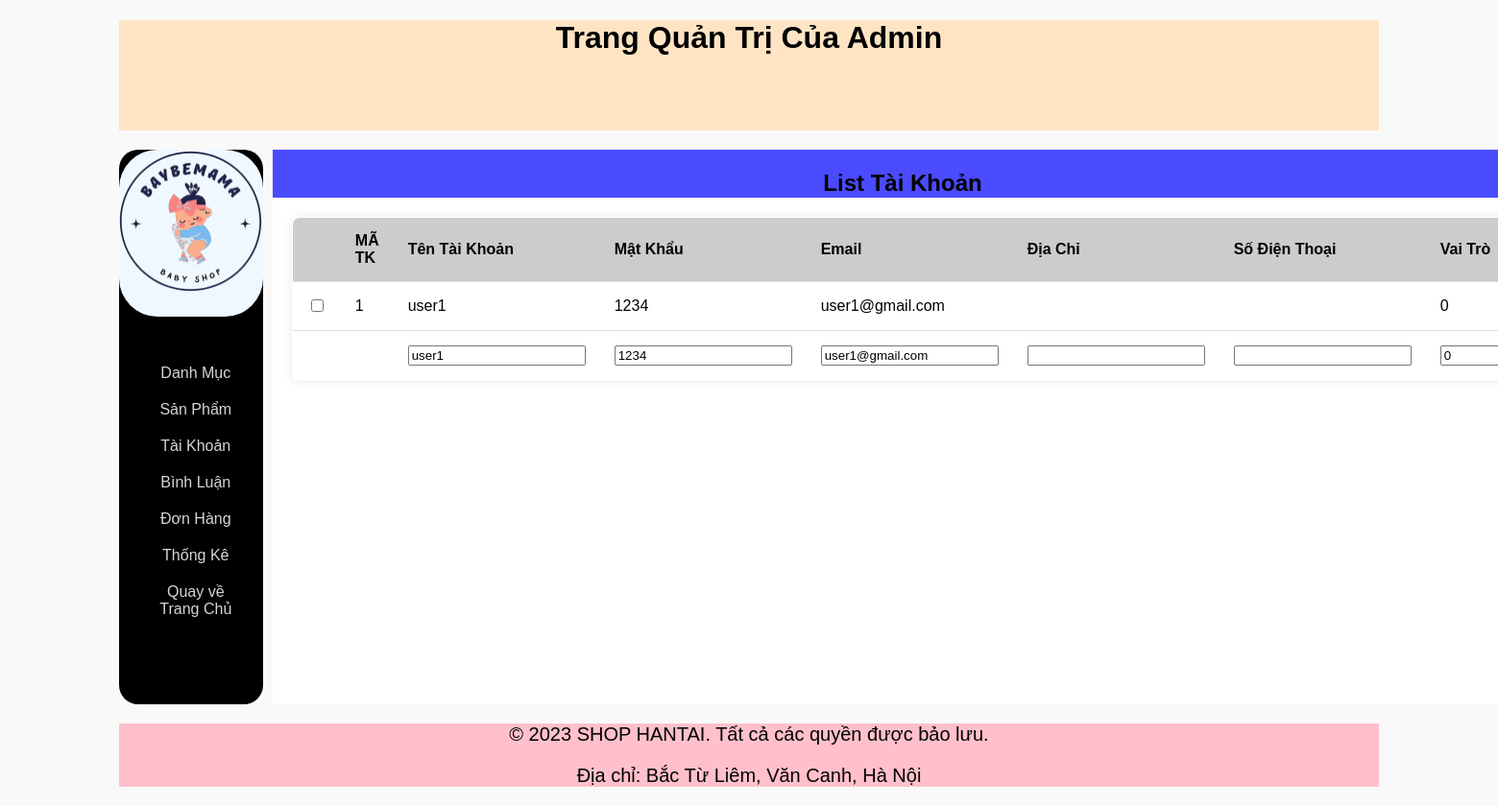
Page /admin/index.php?act=suatk&id=1 on the committed database.
### tables this page shows
CREATE TABLE `taikhoan` (
  `id` int(10) NOT NULL,
  `user` varchar(50) NOT NULL,
  `pass` varchar(50) NOT NULL,
  `email` varchar(255) NOT NULL,
  `address` varchar(255) DEFAULT NULL,
  `tel` varchar(20) DEFAULT NULL,
  `role` tinyint(4) NOT NULL DEFAULT 0
);

### model/pdo.php (called while the page is built, shortened)
<?php
function pdo_get_connection(){
    $dburl = "mysql:host=localhost;dbname=da1;charset=utf8";
    $username = 'root';
    $password = '';
    $conn = new PDO($dburl, $username, $password);
    $conn->setAttribute(PDO::ATTR_ERRMODE, PDO::ERRMODE_EXCEPTION);
    return $conn;
}
function pdo_query_one($sql){
    $sql_args = array_slice(func_get_args(), 1);
    try{
        $conn = pdo_get_connection();
        $stmt = $conn->prepare($sql);
        $stmt->execute($sql_args);
        $row = $stmt->fetch(PDO::FETCH_ASSOC);
        return $row;
    }
    catch(PDOException $e){
        throw $e;
    }
    finally{
        unset($conn);
    }
}

### model/taikhoan.php (called while the page is built, shortened)
<?php
function loadone_taikhoan($id)
{
    $sql="select * from taikhoan where id='".$id."'";
    $tk=pdo_query_one($sql);
    return $tk;
}

### admin/taikhoan/edit.php (the view, shortened to what this page needs)
<div class="row box">
    <div class="boxtrai">
        <div class="loai logoam tren">
            <img src="../image/logo-removebg-preview.png" width="150px" height="150px" alt="">
        </div>
        <div class="loai hieuung">
        <ul>
                <li><a href="?act=adddm">Danh Mục</a></li>
                <li><a href="?act=addsp">Sản Phẩm</a></li>
                <li><a href="?act=taikhoan">Tài Khoản</a></li>
                <li><a href="?act=dsbl">Bình Luận</a></li>
                <li><a href="?act=donhang">Đơn Hàng</a></li>
                <li><a href="index.php?act=thongke">Thống Kê</a></li>
                <li><a href="../index.php">Quay về Trang Chủ</a></li>
            </ul>
        </div>
    </div>
    <div class="boxphai">
        <div class="tieudeb">
            <h2>List Tài Khoản</h2>
        </div>
        <div class="bangl">
            <form action="?act=updatetk"  method="post">
            <table>
                <tr>
                    <th></th>
                    <th>MÃ TK</th>
                    <th>Tên Tài Khoản</th>
                    <th>Mật Khẩu</th>
                    <th>Email</th>
                    <th>Địa Chỉ</th>
                    <th>Số Điện Thoại</th>
                    <th>Vai Trò</th>
                </tr>
                <?php
                            extract($tk);
                            echo '<tr>
                            <td><input type="checkbox" name="" id=""></td>
                            <td>'.$id.'</td>
                            <td>'.$user.'</td>
                            <td>'.$pass.'</td>
                            <td>'.$email.'</td>
                            <td>'.$address.'</td>
                            <td>'.$tel.'</td>
                            <td>'.$role.'</td>
                        </tr>';
                    ?>
                    <tr>
                        <td></td>
                        <td><input type="hidden" name="id" value='<?=$id?>'></td>
                        <td><input type="text" name="user" value='<?=$user?>'></td>
                        <td><input type="text" name="pass" value='<?=$pass?>'></td>
                        <td><input type="text" name="email" value='<?=$email?>'></td>
                        <td><input type="text" name="address" value='<?=$address?>'></td>
                        <td><input type="text" name="tel" value='<?=$tel?>'></td>
                        <td><input type="text" name="role" value='<?=$role?>'></td>
                    </tr>
            </table>
        </div>
    </div>
</div>

### layout/css.css (style rules this page uses)
* { box-sizing: border-box; }
body { font-family: Arial, Helvetica, sans-serif; background-color: rgb(249, 249, 249); }
.row { width: 100%; }
.box { width: 100%; }
.boxtrai { width: 20%; border-radius: 20px 20px; background-color:black; display: block; }
.loai { text-align: center; margin-bottom: 50px; padding-bottom: 20px; }
.loai a { height: 20px; width: 100%; text-decoration: none; color: rgba(227, 227, 227, 0.941); font-family: Verdana, Geneva, Tahoma, sans-serif; }
.loai li { list-style: none; margin-bottom: 20px; margin-right: 30px; }
.logoam { background-color: aliceblue; border: none; }
.tren { border-radius: 40px 40px; }
.box { display: flex; }
.boxphai { margin-left: 10px; width: 100%; background-color: white; }
.tieudeb { width: 100%; height: 50px; background-color: rgb(74, 74, 255); text-align: center; padding-top: 1px; }
.bangl { margin: 20px; }
.bangl table { width: 100%; border-collapse: collapse; border: 1px solid #999; margin-bottom: 20px; box-shadow: 0 0 10px rgba(0, 0, 0, 0.1); border-radius: 8px; overflow: hidden; }
.bangl table th { padding: 15px; text-align: left; border-bottom: 1px solid #ddd; background-color:#ccc }
.bangl table td { padding: 15px; text-align: left; border-bottom: 1px solid #ddd; }

### rows in the picture
taikhoan: id "1", user "user1", pass "1234", email "user1@gmail.com", role "0"
